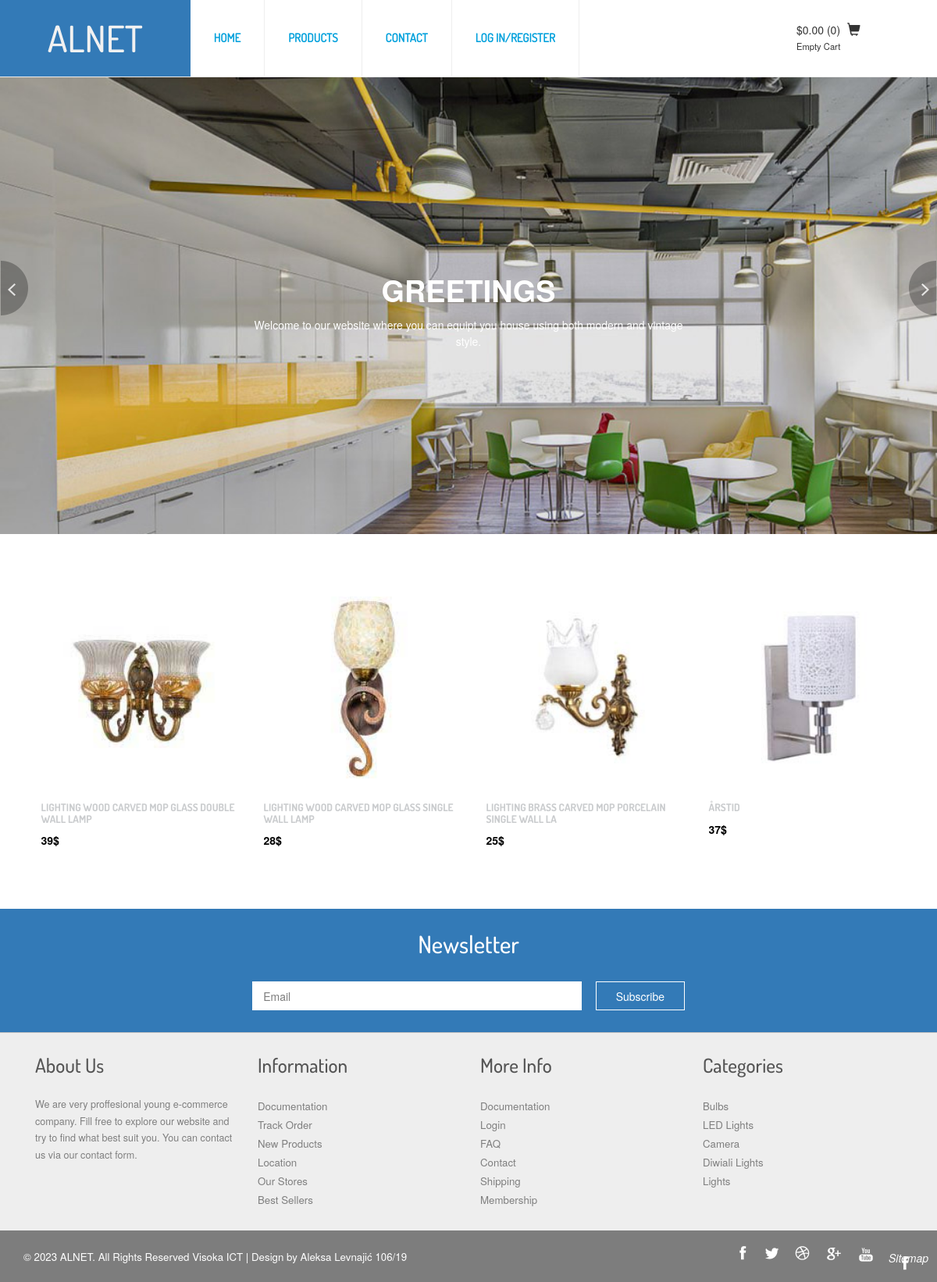
The page / on the database its author committed.
### tables this page shows
CREATE TABLE `menu` (
  `id_menu` int(50) NOT NULL,
  `name_menu` varchar(50) NOT NULL,
  `path_m` varchar(50) NOT NULL,
  `display` tinyint(20) NOT NULL
);

CREATE TABLE `product` (
  `id_product` int(50) NOT NULL,
  `name` varchar(50) NOT NULL,
  `description` text NOT NULL,
  `id_category` int(50) NOT NULL,
  `id_brand` int(50) NOT NULL,
  `id_picture` int(50) NOT NULL,
  `date` datetime(6) NOT NULL,
  `id_price` int(50) NOT NULL
);

CREATE TABLE `picture` (
  `id_picture` int(50) NOT NULL,
  `path` varchar(50) NOT NULL,
  `alt` varchar(50) NOT NULL
);

CREATE TABLE `price` (
  `id_price` int(50) NOT NULL,
  `price` decimal(50,0) NOT NULL,
  `date_from` datetime(6) NOT NULL
);

### models/menu.php (called while the page is built, shortened)
<?php
   global $conn;
    $upit="SELECT * FROM menu WHERE display=1";
    if(isset($_SESSION['user'])){
        $user=$_SESSION['user'];
        if($user->id_role == 1){
            $upit.=" OR display=3 OR display=2";
        }
        else{
            $upit.="  OR display=2";
        }
    }
    else{
        $upit.=" OR display=0";
    }
    try{
        $menu=$conn->query($upit)->fetchAll();
    }
    catch(PDOException $e){
        $greska=$e;
    }
?>

### models/functions.php (called while the page is built, shortened)
<?php
    function getProducts(){
        global $conn;
        try{
            $upit="SELECT * FROM product p JOIN price pr ON p.id_price = pr.id_price
             JOIN picture pi ON pi.id_picture = p.id_picture";
            $data=$conn->query($upit)->fetchAll();
            return $data;
        }
        catch(PDOException $e){
            $data="Error";
            $code=500;
        }
    }
?>

### index.php (the view, shortened to what this page needs)
<?php
	require_once("includes/head.php");
	require("includes/header.php");
	require("models/functions.php");
	require_once("includes/slider.php");
	$products = getProducts();
?>
<div class="items">
	 <div class="container">
		 <div class="items-sec">
			<?php
			$i=0;
				foreach($products as $p):
					if($i == 4)
					{
						break;
					}
					$i++;
			?>
			 <div class="col-md-3 feature-grid">
				 <a href="product.php"><img src="<?=$p->path?>" alt="<?=$p->alt?>"/>
					 <div class="arrival-info">
						 <h4><?=$p->name?></h4>
						 <p><?=$p->price?>$</p>
					 </div>
				  </a>
			 </div>
			 <?php
				endforeach;
			 ?>
			 <div class="clearfix"></div>
		 </div>
	 </div>
</div>
<?php
    require_once("includes/footer.php");
?>
</body>
</html>

### includes/head.php (shortened to what this page needs)
<!DOCTYPE html>
<html>
<head>
<link href="css/bootstrap.css" rel="stylesheet" type="text/css" media="all" />
<link href="css/style.css" rel="stylesheet" type="text/css" media="all" />
<link href="css/memenu.css" rel="stylesheet" type="text/css" media="all" />
<link href="css/form.css" rel="stylesheet" type="text/css" media="all" />
</head>
<body>

### includes/header.php (shortened to what this page needs)
<?php
	require("models/menu.php");
?>
<div class="header-top">
	 <div class="header-bottom">
				<div class="logo">
					<h1><a href="index.php">ALNET</a></h1>
				</div>
			 <div class="top-nav">
			 	<ul class="memenu skyblue">
				<?php
					foreach($menu as $m):
				?>
					<li class="active">
						<a href="<?=$m->path_m?>"><?=$m->name_menu?></a>
					</li>
				<?php
					endforeach;
					?>
				</ul>
			 </div>
			 <div class="cart box_1">
				 <a href="checkout.php">
					<div class="total">
					<span class="simpleCart_total"></span> (<span id="simpleCart_quantity" class="simpleCart_quantity"></span>)</div>
					<span class="glyphicon glyphicon-shopping-cart" aria-hidden="true"></span>
				</a>
				<p><a href="javascript:;" class="simpleCart_empty">Empty Cart</a></p>
			 </div>
			 <div class="clearfix"> </div>
			 </div>
</div>

### includes/slider.php (shortened to what this page needs)
<div class="slider">
	  <div class="callbacks_container">
	     <ul class="rslides" id="slider">
	         <li>
				 <div class="banner1">
					  <div class="banner-info">
					  <h3>Greetings</h3>
					  <p>Welcome to our website where you can equipt you house using both modern and vintage style.</p>
					  </div>
				 </div>
	         </li>
	      </ul>
	  </div>
  </div>

### includes/footer.php
<div class="subscribe">
	 <div class="container">
		 <h3>Newsletter</h3>
		 <form>
			 <input type="text" class="text" value="Email" onfocus="this.value = '';" onblur="if (this.value == '') {this.value = 'Email';}">
			 <a href="contact.php"><input type="button"  value="Subscribe"></a>
		 </form>
	 </div>
</div>
<div class="footer">
	 <div class="container">
		 <div class="footer-grids">
			 <div class="col-md-3 about-us">
				 <h3>About Us</h3>
				 <p>We are very proffesional young e-commerce company. Fill free to explore our website and try to find what best suit you. You can contact us via our contact form.</p>
			 </div>
			 <div class="col-md-3 ftr-grid">
					<h3>Information</h3>
					<ul class="nav-bottom">
						<li><a href="dokumentacijaphp1.pdf">Documentation</a></li>
						<li><a href="#">Track Order</a></li>
						<li><a href="#">New Products</a></li>
						<li><a href="#">Location</a></li>
						<li><a href="#">Our Stores</a></li>
						<li><a href="#">Best Sellers</a></li>
					</ul>
			 </div>
			 <div class="col-md-3 ftr-grid">
					<h3>More Info</h3>
					<ul class="nav-bottom">
						<li><a href="dokumentacijaphp1.pdf">Documentation</a></li>
						<li><a href="account.php">Login</a></li>
						<li><a href="#">FAQ</a></li>
						<li><a href="contact.php">Contact</a></li>
						<li><a href="#">Shipping</a></li>
						<li><a href="#">Membership</a></li>
					</ul>
			 </div>
			 <div class="col-md-3 ftr-grid">
					<h3>Categories</h3>
					<ul class="nav-bottom">
						<li><a href="product.php">Bulbs</a></li>
						<li><a href="product.php">LED Lights</a></li>
						<li><a href="product.php">Camera</a></li>
						<li><a href="product.php">Diwiali Lights</a></li>
						<li><a href="product.php">Lights</a></li>
					</ul>
			 </div>
			 <div class="clearfix"></div>
		 </div>
	 </div>
</div>
<div class="copywrite">
	 <div class="container">
		 <div class="copy">
			 <p>© 2023 ALNET. All Rights Reserved Visoka ICT | Design by  Aleksa Levnajić 106/19 </p>
		 </div>
		 <div class="social">
				<a href="https://facebook.com/" target="blank"><i class="facebook"></i></a>
				<a href="https://twitter.com/" target="blank"><i class="twitter"></i></a>
				<a href="https://dribbble.com/" target="blank"><i class="dribble"></i></a>
				<a href="https://google.com/" target="blank"><i class="google"></i></a>
				<a href="https://youtube.com/" target="blank"><i class="youtube"></i></a>
				<a href="sitemap.xml" target="blank"><i class="fas fa-sitemap stmap">Sitemap</i></a>
		 </div>
		 <div class="clearfix"></div>
	 </div>
</div>

### css/style.css (style rules this page uses)
body a { transition: 0.5s all; -webkit-transition: 0.5s all; -o-transition: 0.5s all; -moz-transition: 0.5s all; -ms-transition: 0.5s all; }
ul { padding: 0; margin: 0; }
h1,h2,h3,h4,h5,h6,label,p { margin:0; }
.cart.box_1 a { color: #333; }
.box_1 { float: right; width: 15%; margin-top:2em; }
.glyphicon-shopping-cart:before { margin-left: 5px; font-size:1.2em; }
.box_1 p a { color: rgba(204, 204, 204, 1); font-size: 0.8em; }
.total { display: inline-block; }
.header-bottom { border-bottom: 1px solid #eee; }
.logo h1 a { color: #F1F1F1; font-family: 'Dosis-Medium'; font-size: 1.3em; font-weight: 100; padding: 0.5em 1.3em; text-decoration:none; background:#337ab7; display:inline-block; }
.logo { float:left; }
.top-nav { width: 42%; display: block; float: left; }
.skyblue { float:left; }
.banner1 { background:url(../images/bnr.jpg) no-repeat 0px 0px; background-size:cover; min-height:585px; }
.rslides { position: relative; list-style: none; overflow: hidden; width: 100%; padding: 0; margin: 0; }
.rslides li { -webkit-backface-visibility: hidden; position: absolute; display: none; width: 100%; left: 0; top: 0; }
.rslides li:first-child { position: relative; display: block; float: left; }
.banner-info { width: 59%; position: absolute; top: 37%; left: 20%; text-align: center; z-index: 1; }
.banner-info h3 { color: #FFF; font-weight: 700; font-size:3em; text-transform: uppercase; z-index: 999; }
.banner-info p { color: #FFF; line-height: 1.5em; font-size: 1.2em; width:70%; margin:0 auto; text-align: center; padding:1em 0 1.5em 0; }
.callbacks_container { position: relative; width: 100%; }
.callbacks { position: relative; list-style: none; overflow: hidden; width: 100%; padding: 0; margin: 0; }
.callbacks li { position: absolute; left: 0; top: 0; }
.items { padding:4em 0; }
.feature-grid img { width: 100%; padding: 0em 2em 1em 2em; }
.feature-grid { position: relative; border-bottom: 3px solid #fff; padding: 1em; }
.feature-grid a { text-decoration: none; }
.arrival-info { margin-top: 1em; }
.arrival-info h4 { color: #caccce; font-size: 0.95em; font-family: 'Dosis-Bold'; text-transform: uppercase; }
.arrival-info p { color: #000; font-size: 1em; font-weight: 600; margin: 10px 0 5px; }
.glyphicon { top: 2px; margin-right:5px; }
.viw a { color:rgba(149, 148, 148, 0.81); }
.subscribe { background:#337ab7; text-align:center; padding:2em 0; }
.subscribe h3 { color:#fff; padding-bottom:1em; margin:0; font-family: 'Dosis-Medium'; font-size: 2.2em; }
.subscribe form { width:50%; margin:0 auto; }
.subscribe form input[type="text"] { border:0; outline:0; width:74%; font-size:1em; padding:0.6em 1em; color:#7D7D7D; }
.subscribe form input[type="button"] { outline:none; border:1px solid #fff; width:20%; padding:0.55em; background:none; margin-left:1em; color:#fff; }
.footer { background:#eee; padding:2em 0; border-top:1px solid #c0c0c0; }
.about-us h3 { color: #555; font-size:1.8em; font-family: 'Dosis-Medium'; margin-bottom:1em; }
.about-us p { line-height:1.7em; color:#7F7F7F; font-size:0.9em; }
.ftr-grid h3 { font-size: 1.8em; color: #555; font-family: 'Dosis-Medium'; margin: 0 0 1em; }
ul.nav-bottom li { list-style: none; padding:2px 0; }
ul.nav-bottom li a { text-decoration: none; color: #7F7F7F; font-size: 0.9em; display: inline-block; }
ul.nav-bottom li:nth-child(1) { margin:0; }
.copywrite { padding:1em 0; background:#7D7D7D; }
.copy { float:left; }
.copy p { color:#fff; font-size:0.95em; padding-top:10px; }
.social { margin: 0em 0; float: right; }
.social i { width: 27px; height: 27px; background: url('../images/social.png') no-repeat 0px 0px; display: inline-block; color: white; margin:0 5px; }
a i.facebook { background-position:-3px -2px; }
a i.twitter { background-position: -43px -3px; }
a i.dribble { background-position: -83px -3px; }
a i.google { background-position:-126px -2px }
a i.youtube { background-position:-167px -3px; }
.items { margin:10px 0 0px 17px; }
@media (max-width: 1366px) { .top-nav { width: 44%; } }
@media (max-width: 1280px) { .top-nav { width: 46%; } }
@media (max-width: 1280px) { .banner-info { width: 60%; top: 43%; } }
@media (max-width: 1280px) { .banner-info h3 { font-size: 2.7em; } }
@media (max-width: 1280px) { .banner-info p { font-size: 1em; width: 80%; } }
@media (max-width: 1280px) { .about-us p { font-size: 0.9em; } }
@media (max-width: 1280px) { ul.nav-bottom li a { font-size: 0.95em; } }

### rows shown on the page
menu: name_menu "HOME"
menu: name_menu "PRODUCTS"
menu: name_menu "CONTACT"
menu: name_menu "LOG IN/REGISTER"
product: id_picture.path (picture), name "LIGHTING WOOD CARVED MOP GLASS DOUBLE WALL LAMP", id_price.price "39"
product: id_picture.path (picture), name "LIGHTING WOOD CARVED MOP GLASS SINGLE WALL LAMP", id_price.price "28"
product: id_picture.path (picture), name "LIGHTING BRASS CARVED MOP PORCELAIN SINGLE WALL LA", id_price.price "25"
product: id_picture.path (picture), name "ÅRSTID", id_price.price "37"
